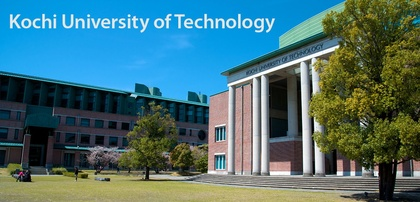
%> input picture ImageProcessing/Exp2_20221017/kut.jpg, 420 x 202 px, shrunk from 933 x 449 before the run
$ octave i1250373_kadai5.m   (GNU Octave 9; MATLAB toolbox functions it lacks are replaced by stand-ins)
%> lines starting %> are read from the running program, lines starting %| are printed output that depends on the picture
close all
img_name = 'kut.jpg';
output_name = 'input1_tonemapped.jpg';

img = imread(img_name);
%> img is the input picture: size 202x420x3 uint8; mean R, G, B 72.8, 113.2, 118
[height,width] = size(img);
%> height = 202; width = 1260

red = img(:,:,1);
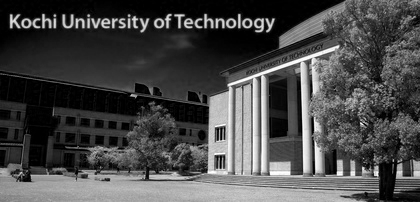
%> red: size 202x420 uint8; min 0, max 255, mean 72.8
green = img(:,:,2);
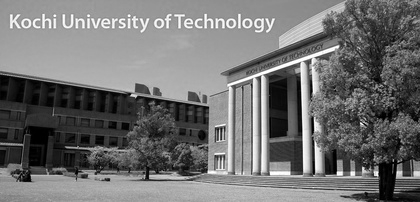
%> green: size 202x420 uint8; min 0, max 255, mean 113.2
blue = img(:,:,3);
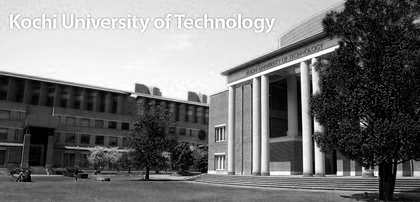
%> blue: size 202x420 uint8; min 0, max 255, mean 118

mapR = zeros(256,1);
for k=1:256
    if(k >= 192)
        mapR (k)=255;
    elseif (k>=128)
        mapR (k)=170;
    elseif (k>=64)
        mapR(k)=85;
    else
        mapR(k)=0;
    end
end
resultR = zeros(height,width);

for h = 1:height
    for w = 1:width
%> (the run ends here)
